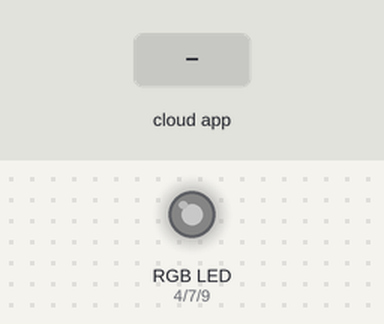
Simulated run of this sketch. Board: Arduino Uno, built with avr-gcc and run on an emulated ATmega328P. On the bench: an RGB LED mixed from three pins (HIGH = lit). The test bench sets the inputs (shaded band). Dim RGB values are drawn brighter than linear; the RemoteXY app is connected.

Above: at 1.2 s.
1.3 s: the phone or cloud app sets rgb_1_r to 128
At 2.0 s:
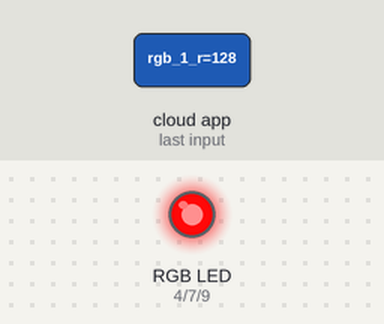
2.8 s: the phone or cloud app sets rgb_1_g to 128
At 3.6 s:
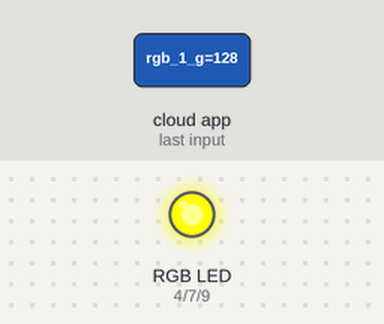
4.3 s: the phone or cloud app sets rgb_1_b to 128
At 5.4 s:
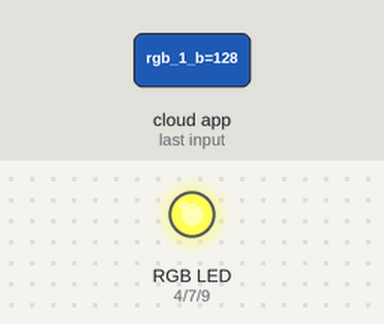
6.1 s: the phone or cloud app sets rgb_1_r to 0
At 7.3 s:
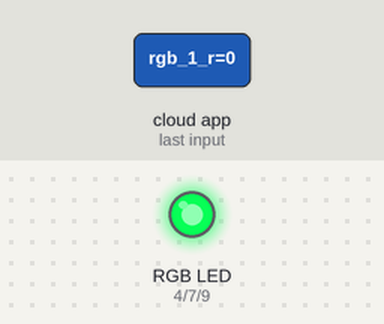
7.6 s: the phone or cloud app sets rgb_1_g to 0
Timing chart, 0 to 7.7 s (numbered marks = the images above; inputs shaded):
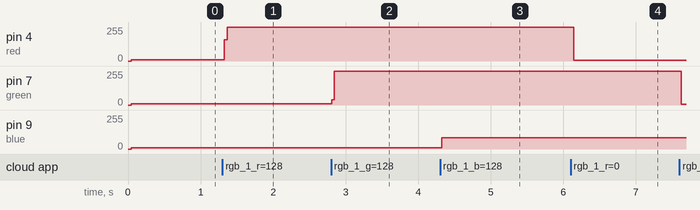

The sketch:

rgb.ino
```cpp
// (licence header left out)
//////////////////////////////////////////////
//        RemoteXY include library          //
//////////////////////////////////////////////

// RemoteXY select connection mode and include library
#define REMOTEXY_MODE__HARDSERIAL

#include <RemoteXY.h>

// RemoteXY connection settings
#define REMOTEXY_SERIAL Serial
#define REMOTEXY_SERIAL_SPEED 9600


// RemoteXY configurate
#pragma pack(push, 1)
uint8_t RemoteXY_CONF[] =
  { 255,3,0,0,0,11,0,13,13,1,
  6,0,5,20,56,56,2,26 };

// this structure defines all the variables and events of your control interface
struct {

    // input variables
  uint8_t rgb_1_r; // =0..255 Red color value
  uint8_t rgb_1_g; // =0..255 Green color value
  uint8_t rgb_1_b; // =0..255 Blue color value

    // other variable
  uint8_t connect_flag;  // =1 if wire connected, else =0

} RemoteXY;
#pragma pack(pop)

/////////////////////////////////////////////
//           END RemoteXY include          //
/////////////////////////////////////////////


#define red  4

#define green  7

#define blue  9


void setup()
{
  RemoteXY_Init ();


  // TODO you setup code

}

void loop()
{
  RemoteXY_Handler ();


  analogWrite(blue, 255);

  analogWrite(green, 255);

  analogWrite(red, 255);


  analogWrite(blue, RemoteXY.rgb_1_b);

  analogWrite(green, RemoteXY.rgb_1_g);

  analogWrite(red, RemoteXY.rgb_1_r);


}
```

Measured:
- after the input at 1.3 s, pin 4 (red): 8/255 → 255/255 at once
- after the input at 2.8 s, pin 7 (green): 8/255 → 255/255 at once
- after the input at 4.3 s, pin 9 (blue): 8/255 → 86/255 at once
- after the input at 6.1 s, pin 4 (red): 255/255 → 7/255 at once; pin 9 (blue): stays 86/255 (without the input it goes to 128/255 after 0.51 s)
